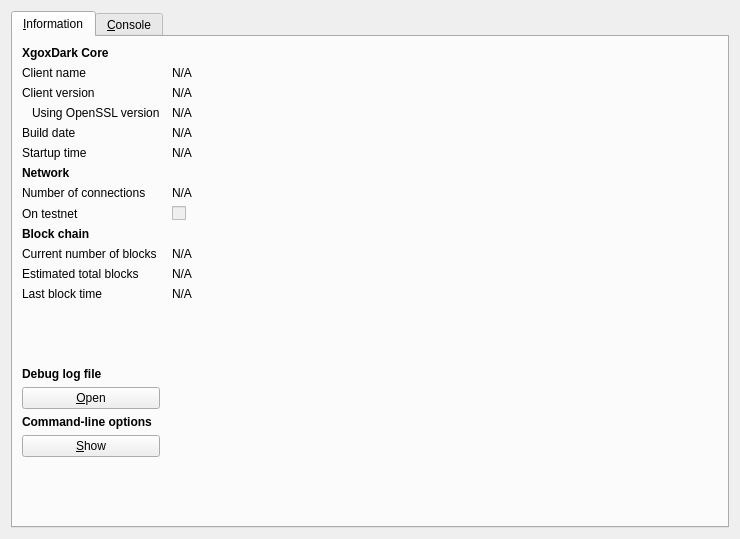
<?xml version="1.0" encoding="UTF-8"?>
<ui version="4.0">
 <class>RPCConsole</class>
 <widget class="QDialog" name="RPCConsole">
  <property name="geometry">
   <rect>
    <x>0</x>
    <y>0</y>
    <width>740</width>
    <height>539</height>
   </rect>
  </property>
  <property name="windowTitle">
   <string>XgoxDark - Debug window</string>
  </property>
  <layout class="QVBoxLayout" name="verticalLayout_2">
   <item>
    <widget class="QTabWidget" name="tabWidget">
     <property name="currentIndex">
      <number>0</number>
     </property>
     <widget class="QWidget" name="tab_info">
      <attribute name="title">
       <string>&amp;Information</string>
      </attribute>
      <layout class="QGridLayout" name="gridLayout" columnstretch="0,1">
       <property name="horizontalSpacing">
        <number>12</number>
       </property>
       <item row="0" column="0">
        <widget class="QLabel" name="label_9">
         <property name="font">
          <font>
           <weight>75</weight>
           <bold>true</bold>
          </font>
         </property>
         <property name="text">
          <string>XgoxDark Core</string>
         </property>
        </widget>
       </item>
       <item row="1" column="0">
        <widget class="QLabel" name="label_5">
         <property name="text">
          <string>Client name</string>
         </property>
        </widget>
       </item>
       <item row="1" column="1">
        <widget class="QLabel" name="clientName">
         <property name="cursor">
          <cursorShape>IBeamCursor</cursorShape>
         </property>
         <property name="text">
          <string>N/A</string>
         </property>
         <property name="textFormat">
          <enum>Qt::PlainText</enum>
         </property>
         <property name="textInteractionFlags">
          <set>Qt::LinksAccessibleByMouse|Qt::TextSelectableByKeyboard|Qt::TextSelectableByMouse</set>
         </property>
        </widget>
       </item>
       <item row="2" column="0">
        <widget class="QLabel" name="label_6">
         <property name="text">
          <string>Client version</string>
         </property>
        </widget>
       </item>
       <item row="2" column="1">
        <widget class="QLabel" name="clientVersion">
         <property name="cursor">
          <cursorShape>IBeamCursor</cursorShape>
         </property>
         <property name="text">
          <string>N/A</string>
         </property>
         <property name="textFormat">
          <enum>Qt::PlainText</enum>
         </property>
         <property name="textInteractionFlags">
          <set>Qt::LinksAccessibleByMouse|Qt::TextSelectableByKeyboard|Qt::TextSelectableByMouse</set>
         </property>
        </widget>
       </item>
       <item row="3" column="0">
        <widget class="QLabel" name="label_14">
         <property name="text">
          <string>Using OpenSSL version</string>
         </property>
         <property name="indent">
          <number>10</number>
         </property>
        </widget>
       </item>
       <item row="3" column="1">
        <widget class="QLabel" name="openSSLVersion">
         <property name="cursor">
          <cursorShape>IBeamCursor</cursorShape>
         </property>
         <property name="text">
          <string>N/A</string>
         </property>
         <property name="textFormat">
          <enum>Qt::PlainText</enum>
         </property>
         <property name="textInteractionFlags">
          <set>Qt::LinksAccessibleByMouse|Qt::TextSelectableByKeyboard|Qt::TextSelectableByMouse</set>
         </property>
        </widget>
       </item>
       <item row="4" column="0">
        <widget class="QLabel" name="label_12">
         <property name="text">
          <string>Build date</string>
         </property>
        </widget>
       </item>
       <item row="4" column="1">
        <widget class="QLabel" name="buildDate">
         <property name="cursor">
          <cursorShape>IBeamCursor</cursorShape>
         </property>
         <property name="text">
          <string>N/A</string>
         </property>
         <property name="textFormat">
          <enum>Qt::PlainText</enum>
         </property>
         <property name="textInteractionFlags">
          <set>Qt::LinksAccessibleByMouse|Qt::TextSelectableByKeyboard|Qt::TextSelectableByMouse</set>
         </property>
        </widget>
       </item>
       <item row="5" column="0">
        <widget class="QLabel" name="label_13">
         <property name="text">
          <string>Startup time</string>
         </property>
        </widget>
       </item>
       <item row="5" column="1">
        <widget class="QLabel" name="startupTime">
         <property name="cursor">
          <cursorShape>IBeamCursor</cursorShape>
         </property>
         <property name="text">
          <string>N/A</string>
         </property>
         <property name="textFormat">
          <enum>Qt::PlainText</enum>
         </property>
         <property name="textInteractionFlags">
          <set>Qt::LinksAccessibleByMouse|Qt::TextSelectableByKeyboard|Qt::TextSelectableByMouse</set>
         </property>
        </widget>
       </item>
       <item row="6" column="0">
        <widget class="QLabel" name="label_11">
         <property name="font">
          <font>
           <weight>75</weight>
           <bold>true</bold>
          </font>
         </property>
         <property name="text">
          <string>Network</string>
         </property>
        </widget>
       </item>
       <item row="7" column="0">
        <widget class="QLabel" name="label_7">
         <property name="text">
          <string>Number of connections</string>
         </property>
        </widget>
       </item>
       <item row="7" column="1">
        <widget class="QLabel" name="numberOfConnections">
         <property name="cursor">
          <cursorShape>IBeamCursor</cursorShape>
         </property>
         <property name="text">
          <string>N/A</string>
         </property>
         <property name="textFormat">
          <enum>Qt::PlainText</enum>
         </property>
         <property name="textInteractionFlags">
          <set>Qt::LinksAccessibleByMouse|Qt::TextSelectableByKeyboard|Qt::TextSelectableByMouse</set>
         </property>
        </widget>
       </item>
       <item row="8" column="0">
        <widget class="QLabel" name="label_8">
         <property name="text">
          <string>On testnet</string>
         </property>
        </widget>
       </item>
       <item row="8" column="1">
        <widget class="QCheckBox" name="isTestNet">
         <property name="enabled">
          <bool>false</bool>
         </property>
         <property name="text">
          <string/>
         </property>
        </widget>
       </item>
       <item row="9" column="0">
        <widget class="QLabel" name="label_10">
         <property name="font">
          <font>
           <weight>75</weight>
           <bold>true</bold>
          </font>
         </property>
         <property name="text">
          <string>Block chain</string>
         </property>
        </widget>
       </item>
       <item row="10" column="0">
        <widget class="QLabel" name="label_3">
         <property name="text">
          <string>Current number of blocks</string>
         </property>
        </widget>
       </item>
       <item row="10" column="1">
        <widget class="QLabel" name="numberOfBlocks">
         <property name="cursor">
          <cursorShape>IBeamCursor</cursorShape>
         </property>
         <property name="text">
          <string>N/A</string>
         </property>
         <property name="textFormat">
          <enum>Qt::PlainText</enum>
         </property>
         <property name="textInteractionFlags">
          <set>Qt::LinksAccessibleByMouse|Qt::TextSelectableByKeyboard|Qt::TextSelectableByMouse</set>
         </property>
        </widget>
       </item>
       <item row="11" column="0">
        <widget class="QLabel" name="label_4">
         <property name="text">
          <string>Estimated total blocks</string>
         </property>
        </widget>
       </item>
       <item row="11" column="1">
        <widget class="QLabel" name="totalBlocks">
         <property name="cursor">
          <cursorShape>IBeamCursor</cursorShape>
         </property>
         <property name="text">
          <string>N/A</string>
         </property>
         <property name="textFormat">
          <enum>Qt::PlainText</enum>
         </property>
         <property name="textInteractionFlags">
          <set>Qt::LinksAccessibleByMouse|Qt::TextSelectableByKeyboard|Qt::TextSelectableByMouse</set>
         </property>
        </widget>
       </item>
       <item row="12" column="0">
        <widget class="QLabel" name="label_2">
         <property name="text">
          <string>Last block time</string>
         </property>
        </widget>
       </item>
       <item row="12" column="1">
        <widget class="QLabel" name="lastBlockTime">
         <property name="cursor">
          <cursorShape>IBeamCursor</cursorShape>
         </property>
         <property name="text">
          <string>N/A</string>
         </property>
         <property name="textFormat">
          <enum>Qt::PlainText</enum>
         </property>
         <property name="textInteractionFlags">
          <set>Qt::LinksAccessibleByMouse|Qt::TextSelectableByKeyboard|Qt::TextSelectableByMouse</set>
         </property>
        </widget>
       </item>
       <item row="13" column="0">
        <spacer name="verticalSpacer_2">
         <property name="orientation">
          <enum>Qt::Vertical</enum>
         </property>
         <property name="sizeHint" stdset="0">
          <size>
           <width>20</width>
           <height>20</height>
          </size>
         </property>
        </spacer>
       </item>
       <item row="14" column="0">
        <widget class="QLabel" name="labelDebugLogfile">
         <property name="font">
          <font>
           <weight>75</weight>
           <bold>true</bold>
          </font>
         </property>
         <property name="text">
          <string>Debug log file</string>
         </property>
        </widget>
       </item>
       <item row="15" column="0">
        <widget class="QPushButton" name="openDebugLogfileButton">
         <property name="toolTip">
          <string>Open the XgoxDark debug log file from the current data directory. This can take a few seconds for large log files.</string>
         </property>
         <property name="text">
          <string>&amp;Open</string>
         </property>
         <property name="autoDefault">
          <bool>false</bool>
         </property>
        </widget>
       </item>
       <item row="16" column="0">
        <widget class="QLabel" name="labelCLOptions">
         <property name="font">
          <font>
           <weight>75</weight>
           <bold>true</bold>
          </font>
         </property>
         <property name="text">
          <string>Command-line options</string>
         </property>
        </widget>
       </item>
       <item row="17" column="0">
        <widget class="QPushButton" name="showCLOptionsButton">
         <property name="toolTip">
          <string>Show the XgoxDark-qt help message to get a list with possible XgoxDark command-line options.</string>
         </property>
         <property name="text">
          <string>&amp;Show</string>
         </property>
         <property name="autoDefault">
          <bool>false</bool>
         </property>
        </widget>
       </item>
       <item row="18" column="0">
        <spacer name="verticalSpacer">
         <property name="orientation">
          <enum>Qt::Vertical</enum>
         </property>
         <property name="sizeHint" stdset="0">
          <size>
           <width>20</width>
           <height>40</height>
          </size>
         </property>
        </spacer>
       </item>
      </layout>
     </widget>
     <widget class="QWidget" name="tab_console">
      <attribute name="title">
       <string>&amp;Console</string>
      </attribute>
      <layout class="QVBoxLayout" name="verticalLayout_3">
       <property name="spacing">
        <number>3</number>
       </property>
       <item>
        <widget class="QTextEdit" name="messagesWidget">
         <property name="minimumSize">
          <size>
           <width>0</width>
           <height>100</height>
          </size>
         </property>
         <property name="readOnly">
          <bool>true</bool>
         </property>
         <property name="tabKeyNavigation" stdset="0">
          <bool>false</bool>
         </property>
         <property name="columnCount" stdset="0">
          <number>2</number>
         </property>
        </widget>
       </item>
       <item>
        <layout class="QHBoxLayout" name="horizontalLayout">
         <property name="spacing">
          <number>3</number>
         </property>
         <item>
          <widget class="QLabel" name="label">
           <property name="text">
            <string notr="true">&gt;</string>
           </property>
          </widget>
         </item>
         <item>
          <widget class="QLineEdit" name="lineEdit"/>
         </item>
         <item>
          <widget class="QPushButton" name="clearButton">
           <property name="maximumSize">
            <size>
             <width>24</width>
             <height>24</height>
            </size>
           </property>
           <property name="toolTip">
            <string>Clear console</string>
           </property>
           <property name="text">
            <string/>
           </property>
           <property name="icon">
            <iconset resource="../bitcoin.qrc">
             <normaloff>:/icons/remove</normaloff>:/icons/remove</iconset>
           </property>
           <property name="shortcut">
            <string notr="true">Ctrl+L</string>
           </property>
           <property name="autoDefault">
            <bool>false</bool>
           </property>
          </widget>
         </item>
        </layout>
       </item>
      </layout>
     </widget>
    </widget>
   </item>
  </layout>
 </widget>
 <resources>
  <include location="../bitcoin.qrc"/>
 </resources>
 <connections/>
</ui>
